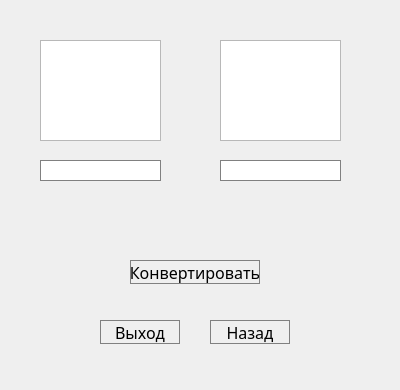
<?xml version="1.0" encoding="UTF-8"?>
<ui version="4.0">
 <class>conv_mass</class>
 <widget class="QWidget" name="conv_mass">
  <property name="geometry">
   <rect>
    <x>0</x>
    <y>0</y>
    <width>400</width>
    <height>390</height>
   </rect>
  </property>
  <property name="windowTitle">
   <string>Form</string>
  </property>
  <widget class="QPushButton" name="mass_exit">
   <property name="geometry">
    <rect>
     <x>100</x>
     <y>320</y>
     <width>80</width>
     <height>24</height>
    </rect>
   </property>
   <property name="maximumSize">
    <size>
     <width>90</width>
     <height>24</height>
    </size>
   </property>
   <property name="font">
    <font>
     <family>Ubuntu Mono</family>
     <pointsize>12</pointsize>
    </font>
   </property>
   <property name="styleSheet">
    <string notr="true">QPushButton {
   border: 1px solid gray;
}
QPushButton:pressed {
    background-color: qlineargradient(x1: 0, y1: 0, x2: 0, y2: 1,
                                      stop: 0 #dadbde, stop: 1 #f6f7fa);
}</string>
   </property>
   <property name="text">
    <string>Выход</string>
   </property>
  </widget>
  <widget class="QPushButton" name="m_convert">
   <property name="geometry">
    <rect>
     <x>130</x>
     <y>260</y>
     <width>130</width>
     <height>24</height>
    </rect>
   </property>
   <property name="minimumSize">
    <size>
     <width>130</width>
     <height>24</height>
    </size>
   </property>
   <property name="maximumSize">
    <size>
     <width>130</width>
     <height>24</height>
    </size>
   </property>
   <property name="font">
    <font>
     <family>Ubuntu Mono</family>
     <pointsize>12</pointsize>
    </font>
   </property>
   <property name="styleSheet">
    <string notr="true">QPushButton {
   border: 1px solid gray;
}
QPushButton:pressed {
    background-color: qlineargradient(x1: 0, y1: 0, x2: 0, y2: 1,
                                      stop: 0 #dadbde, stop: 1 #f6f7fa);
}</string>
   </property>
   <property name="text">
    <string>Конвертировать</string>
   </property>
  </widget>
  <widget class="QLabel" name="result">
   <property name="geometry">
    <rect>
     <x>220</x>
     <y>160</y>
     <width>121</width>
     <height>21</height>
    </rect>
   </property>
   <property name="font">
    <font>
     <family>Ubuntu Mono</family>
     <pointsize>12</pointsize>
    </font>
   </property>
   <property name="autoFillBackground">
    <bool>false</bool>
   </property>
   <property name="styleSheet">
    <string notr="true">background-color : white;
 qproperty-alignment: 'AlignVCenter | AlignRight';
  border: 1px solid gray;</string>
   </property>
   <property name="text">
    <string/>
   </property>
  </widget>
  <widget class="QListWidget" name="LV2">
   <property name="geometry">
    <rect>
     <x>220</x>
     <y>40</y>
     <width>121</width>
     <height>101</height>
    </rect>
   </property>
  </widget>
  <widget class="QListWidget" name="LV1">
   <property name="geometry">
    <rect>
     <x>40</x>
     <y>40</y>
     <width>121</width>
     <height>101</height>
    </rect>
   </property>
  </widget>
  <widget class="QPushButton" name="m_return">
   <property name="geometry">
    <rect>
     <x>210</x>
     <y>320</y>
     <width>80</width>
     <height>24</height>
    </rect>
   </property>
   <property name="maximumSize">
    <size>
     <width>90</width>
     <height>24</height>
    </size>
   </property>
   <property name="font">
    <font>
     <family>Ubuntu Mono</family>
     <pointsize>12</pointsize>
    </font>
   </property>
   <property name="styleSheet">
    <string notr="true">QPushButton {
   border: 1px solid gray;
}
QPushButton:pressed {
    background-color: qlineargradient(x1: 0, y1: 0, x2: 0, y2: 1,
                                      stop: 0 #dadbde, stop: 1 #f6f7fa);
}</string>
   </property>
   <property name="text">
    <string>Назад</string>
   </property>
  </widget>
  <widget class="QLineEdit" name="lineEdit">
   <property name="geometry">
    <rect>
     <x>40</x>
     <y>160</y>
     <width>121</width>
     <height>21</height>
    </rect>
   </property>
   <property name="font">
    <font>
     <family>Ubuntu Mono</family>
     <pointsize>12</pointsize>
    </font>
   </property>
   <property name="styleSheet">
    <string notr="true"> qproperty-alignment: 'AlignVCenter | AlignRight';
  border: 1px solid gray;</string>
   </property>
  </widget>
 </widget>
 <resources/>
 <connections/>
</ui>
